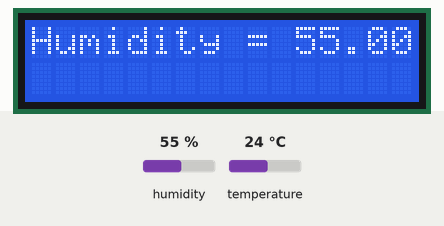
Simulated run of this sketch. Board: Arduino Uno, built with avr-gcc and run on an emulated ATmega328P. On the bench: 16×2 character LCD. Inputs (shaded band) come from the test bench; at power-on: humidity 55 %, temperature 24 °C. The modem accepts every AT command (registered, SIM ready, sends succeed) and sends nothing else; what the sketch prints to the serial monitor is not drawn.

Above: at 14.3 s.
At 33.0 s:
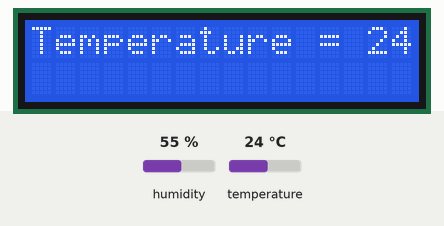
33.1 s: humidity set to 22 %
At 39.9 s:
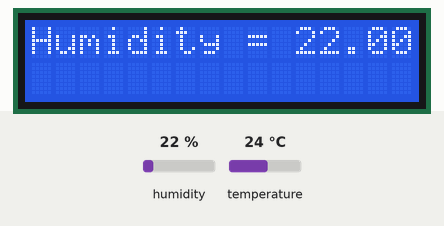
45.4 s: temperature set to 12 °C
At 56.5 s:
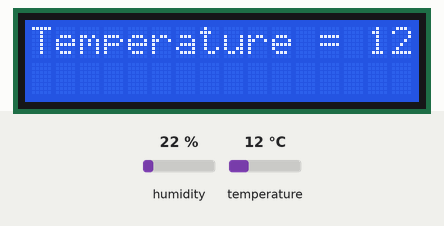
64.8 s: humidity set to 40 %
At 76.9 s:
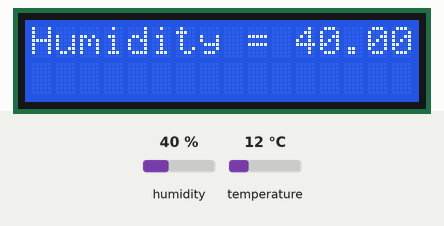
Timing chart, 0 to 78.4 s (numbered marks = the images above; inputs shaded):
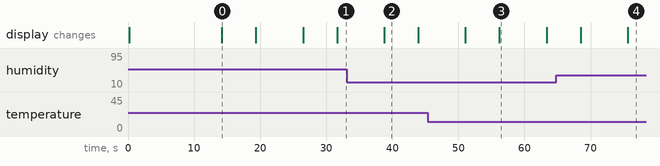

Measured:
- after the input at 33.1 s, the display: changes after 5.7 s (image 2)
- after the input at 45.4 s, the display: first differs from a run without the input after 10.8 s (image 3)
- after the input at 64.8 s, the display: first differs from a run without the input after 10.8 s (image 4)
- what the display in image 0 shows lasts 5.2 s, from 14.2 s to 19.4 s
- what the display in image 3 shows lasts 7.2 s, from 56.2 s to 63.4 s

The sketch:

Temperature_Sensor_with_wifi.ino
```cpp
/* How to use the DHT-22 sensor with Arduino uno
   Temperature and humidity sensor
*/

//Libraries
#include <DHT.h>
#include <SoftwareSerial.h>
#define DEBUG true
SoftwareSerial esp8266(9,10);
#include <LiquidCrystal_PCF8574.h>
#include <stdlib.h>
LiquidCrystal_PCF8574 lcd(0x27);  // set the LCD address to 0x27 for a 16 chars and 2 line display

#define SSID "NUU A4L"     // "SSID-WiFiname"
#define PASS "buet177buet136"       // "password"
#define IP "184.106.153.149"// thingspeak.com ip
String msg = "GET /update?key=S8NGVSFAE3O9FVAJ"; //change it with your api key like "GET /update?key=Your Api Key"
//Constants
#define DHTPIN 7     // what pin we're connected to
#define DHTTYPE DHT22   // DHT 22  (AM2302)
DHT dht(DHTPIN, DHTTYPE); //// Initialize DHT sensor for normal 16mhz Arduino


//Variables
int error;
int chk;
float hum;  //Stores humidity value
float temp; //Stores temperature value

void setup()
{
  lcd.setBacklight(255);
  lcd.begin(16, 2);
  lcd.print("circuitdigest.com");
  delay(100);
  lcd.setCursor(0,1);
  lcd.print("Connecting...");
  Serial.begin(115200);
  dht.begin();
  esp8266.begin(115200);
  Serial.println("AT");
  esp8266.println("AT");
  delay(5000);
  if(esp8266.find("OK")){
    connectWiFi();
  }
}

void loop()
{
    delay(2000);
    //Read data and store it to variables hum and temp
    hum = dht.readHumidity();
    temp= dht.readTemperature();
    //Print temp and humidity values to serial monitor
    Serial.print("Humidity: ");
    Serial.print(hum);
    lcd.clear();
    lcd.display();
    lcd.setCursor(0, 0);
    lcd.print("Humidity = ");
    lcd.print(hum);
    delay (100);
    lcd.setCursor(0, 1); // set the cursor to column 0, line 2
    start1: //label
    error=0;
    delay(1000);
    updatebeat(hum, false);
    //Resend if transmission is not completed
    if (error==1){
      goto start1; //go to label "start"
    }
    delay(1000);

    Serial.print(" %, Temp: ");
    Serial.print(temp);
    Serial.println(" Celsius");
    lcd.clear();
    lcd.display();
    lcd.setCursor(0, 0);
    lcd.print("Temperature = ");
    lcd.print(temp);
    lcd.print(" Celsius");
    delay (100);
    lcd.setCursor(0, 1); // set the cursor to column 0, line 2
    start2: //label
    error=0;
    delay(1000);
    updatebeat(temp, true);
    //Resend if transmission is not completed
    if (error==1){
      goto start2; //go to label "start"
    }
    delay(1000);
}

void updatebeat(float X, bool temp){
  String cmd = "AT+CIPSTART=\"TCP\",\"";
  cmd += IP;
  cmd += "\",80";
  Serial.println(cmd);
  esp8266.println(cmd);
  delay(2000);
  if(esp8266.find("Error")){
    return;
  }
  cmd = msg ;
  if (temp){
  cmd += "&field3=";
  }
  else{
    cmd+= "&field2=";
  }
  cmd += X;
  cmd += "\r\n";
  Serial.print("AT+CIPSEND=");
  esp8266.print("AT+CIPSEND=");
  Serial.println(cmd.length());
  esp8266.println(cmd.length());
  if(esp8266.find(">")){
    Serial.print(cmd);
    esp8266.print(cmd);
  }
  else{
   Serial.println("AT+CIPCLOSE");
   esp8266.println("AT+CIPCLOSE");
    //Resend...
    error=1;
  }
}

boolean connectWiFi(){
  Serial.println("AT+CWMODE=1");
  esp8266.println("AT+CWMODE=1");
  delay(2000);
  String cmd="AT+CWJAP=\"";
  cmd+=SSID;
  cmd+="\",\"";
  cmd+=PASS;
  cmd+="\"";
  Serial.println(cmd);
  esp8266.println(cmd);
  delay(5000);
  if(esp8266.find("OK")){
    Serial.println("OK");
    return true;
  }else{
    return false;
  }
}
```
